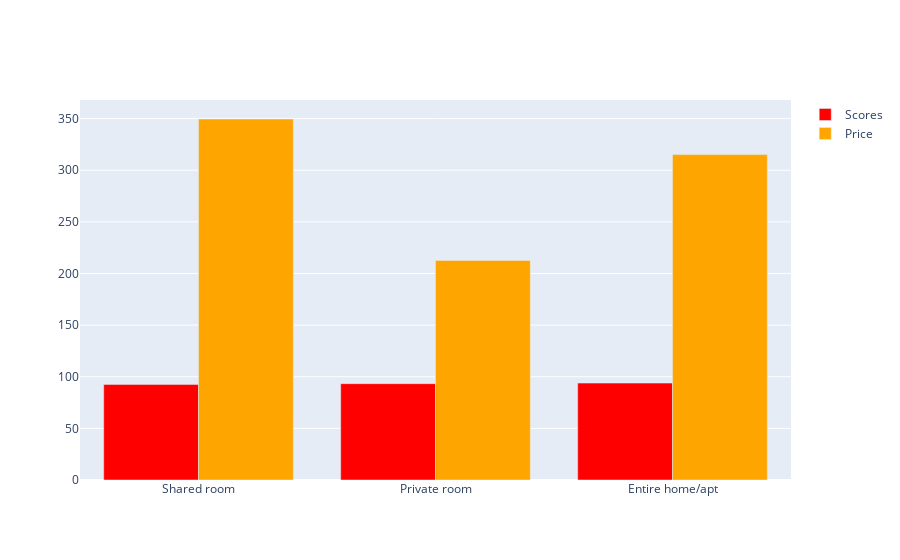

Notebook cell for this chart:
### Code cell
# Combined bar graph for review scores and price

fig = go.Figure(data=[
      go.Bar(name = 'Scores', y = review_df['Review_scores'], x = review_df['Room_type'], marker = {'color': 'red'}),
      go.Bar(name = 'Price', y = price_df['Price'], x = price_df['Room_type'],marker={'color': 'orange'})
  ])

fig.update_layout(barmode='group')

fig.show()

### Figure 1 — Plotly figure (JSON) as saved in the notebook; plotly's stock layout.template omitted (floating-point values rounded to 4 significant figures)
{"data": [{"marker": {"color": "red"}, "name": "Scores", "type": "bar", "x": ["Shared room", "Private room", "Entire home/apt"], "y": [92.58, 93.28, 93.85]}, {"marker": {"color": "orange"}, "name": "Price", "type": "bar", "x": ["Private room", "Entire home/apt", "Shared room"], "y": [212.6, 315.1, 349.6]}], "layout": {"barmode": "group"}}
